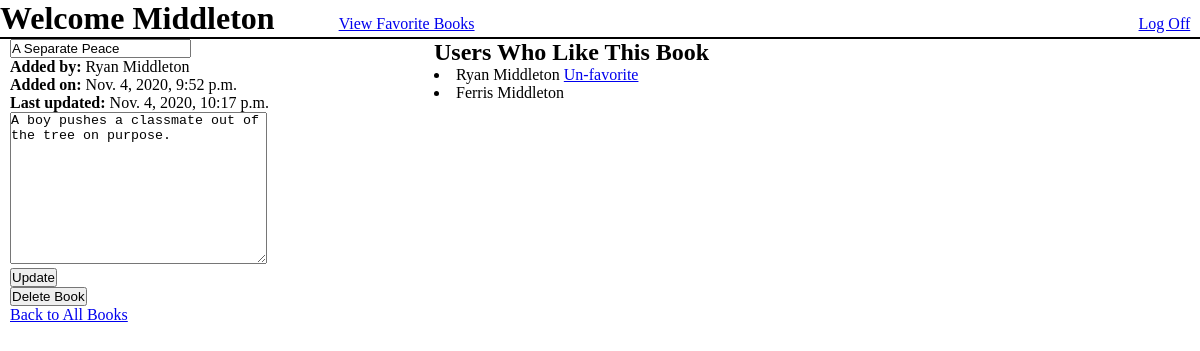
Page /books/2 (signed in) on the committed database.
### favorite_books_app/models.py (models this page shows)
class Book(models.Model):
    title = models.CharField(max_length=255)
    description = models.TextField()
    uploaded_by = models.ForeignKey(User, related_name="books_uploaded", on_delete = models.CASCADE)
    favorite_users = models.ManyToManyField(User, related_name="favorite_books")
    created_at = models.DateTimeField(auto_now_add=True)
    updated_at = models.DateTimeField(auto_now=True)
    objects = BookManager()

class User(models.Model):
    first_name = models.CharField(max_length=255)
    last_name = models.CharField(max_length=255)
    email = models.CharField(max_length=255)
    password = models.CharField(max_length=255)
    created_at = models.DateTimeField(auto_now_add=True)
    updated_at = models.DateTimeField(auto_now=True)
    objects = UserManager()

### favorite_books_app/views.py (the view)
# urls.py: path('books/<int:book_id>', views.displayBook),
def displayBook(request, book_id):
    context = {
        'book':Book.objects.get(id=book_id),
        'cur_user':User.objects.get(id=request.session['user_id'])
    }
    return render(request, "book_detail.html", context)

### favorite_books_app/templates/book_detail.html (shortened to what this page needs)
<!DOCTYPE html>
<html lang="en">
<head>
    {% load static %}
    <link rel="stylesheet" href="{% static 'css/styles.css' %}">
</head>
<body>
    <div id="book_wrapper">
        <div id="books_header">
            <h1>Welcome {{request.session.user_name}}</h1>
            <a href="/fav_books" id="fav_books">View Favorite Books</a>
            <a href="/logout" id="logout">Log Off</a>
        </div>
        <div id="book_container">
            {%if request.session.user_id == book.uploaded_by.id %}
                <form action="/update_book/{{book.id}}" method="post">
                <input type="text" id="title_txt" value="{{book.title}}" name="title_txt">
                <label><b>Added by: </b> {{book.uploaded_by.first_name}} {{book.uploaded_by.last_name}}</label>
                <label><b>Added on: </b>{{book.created_at}}</label>
                <label><b>Last updated:</b> {{book.updated_at}}</label>
                <textarea id="desc_txt" name="desc_txt" cols="30" rows="10">{{book.description}}</textarea>
                <input type="submit" value="Update" id="update_book_btn">
                </form>
                <form action ="/delete_book/{{book.id}}" method="post">
                <input type="submit" value="Delete Book">
                </form>
            {% endif %}
            <a href="/books"> Back to All Books</a>
        </div>
        <div id="favorite_users_container">
            <h2>Users Who Like This Book</h2>
            {% for user in book.favorite_users.all %}
                <li>{{user.first_name}} {{user.last_name}}
                {%if user.id == request.session.user_id %}
                <a href="/delete_favorite/{{book.id}}">Un-favorite</a>
                {% endif %}
                </li>
            {% endfor %}
        </div>
    </div>
</body>
</html>

### favorite_books_app/static/css/styles.css (style rules this page uses)
* { margin:0px; padding:0px; }
#books_header { border-bottom:2px solid black; }
#books_header * { display:inline-block; }
#books_header #fav_books { margin-left:5%; }
#books_header #logout { margin-left:55%; }
#add_book_container h2, input[type=submit] { text-align:center; display:block; }
#book_wrapper #book_container, #favorite_users_container { vertical-align:top; display:inline-block; }
#book_container { margin-left:10px; width:30%; }
#book_container label { display:block; }
#favorite_users_container { margin-left:5%; width:60%; }

### rows in the picture
Book: title_txt "A Separate Peace", uploaded_by.first_name "Ryan", uploaded_by.last_name "Middleton", created_at "Nov. 4, 2020, 9:52 p.m.", updated_at "Nov. 4, 2020, 10:17 p.m.", desc_txt "A boy pushes a classmate out of the tree on purpose."
User: first_name "Ryan", last_name "Middleton"
User: first_name "Ferris", last_name "Middleton"

### other values in the picture
{{ request.session.user_name }} "Middleton"
